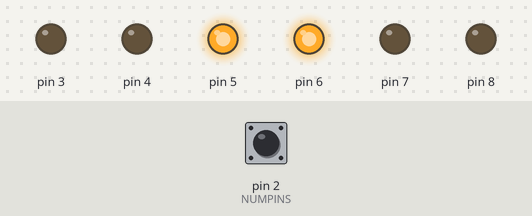
Recording of a sketch running on a simulated Arduino Uno, built with avr-gcc and run on an emulated ATmega328P. Shown: output pins drawn as LEDs (lit = HIGH). Inputs (shaded band) come from the test bench; at power-on: pin 2 (NUMPINS) LOW.

Above: at 1.2 s.
1.3 s: pin 2 (NUMPINS) driven HIGH
At 2.9 s:
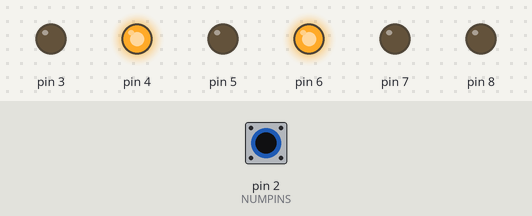
At 5.6 s:
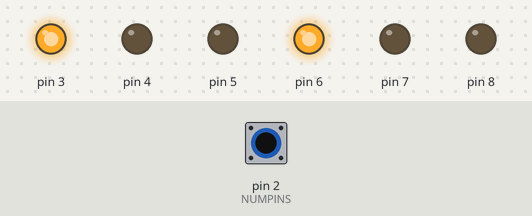
6.8 s: pin 2 (NUMPINS) pulsed LOW 2 times (0.12 s each, 0.3 s apart)
At 9.1 s:
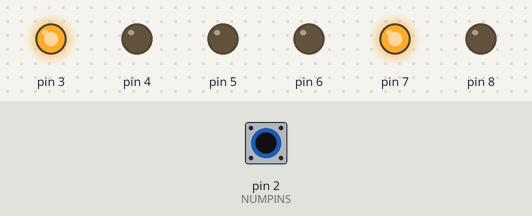
Timing chart, 0 to 13.4 s (numbered marks = the images above; inputs shaded):
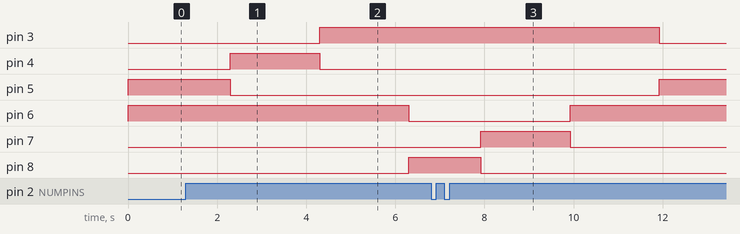

Measured:
- after the input at 1.3 s, pin 3: LOW → HIGH after 3.0 s; pin 4: LOW → HIGH after 1.0 s, → LOW 2.0 s later; pin 5: HIGH → LOW after 1.0 s; pin 6: HIGH → LOW after 5.0 s; pin 8: LOW → HIGH after 5.0 s
- after the input at 6.8 s, pin 3: HIGH → LOW after 5.1 s; pin 5: LOW → HIGH after 5.1 s; pin 6: LOW → HIGH after 3.1 s; pin 7: LOW → HIGH after 1.1 s, → LOW 2.0 s later; pin 8: HIGH → LOW after 1.1 s

The sketch:

AA1.ino
```cpp
#define NUMPINS 2
#define DELAY 9

// the current state of the output pin
int state[NUMPINS];
// the previous reading from the input pin
int previous[NUMPINS];
// the last time the output pin was toggled
// the follow variables are long's because the time, measured in miliseconds,
long time[NUMPINS];

int reading;// the current reading from the input pin

//Indicates which lane is true, or open and which is closed.
//No two lanes can be open!
bool Lanes[NUMPINS];

// will quickly become a bigger number than can be stored in an int.
long debounce = 200;   // the debounce time, increase if the output flickers

void setup() {


reading=0;

for(; reading<NUMPINS;reading+=1){
state[reading]=HIGH;
previous[reading]=LOW;
time[reading]=0;
Lanes[reading]=false;
}

pinMode(3,OUTPUT);
pinMode(4,OUTPUT);
pinMode(5,OUTPUT);
pinMode(6,OUTPUT);
pinMode(7,OUTPUT);
pinMode(8,OUTPUT);

digitalWrite(5,HIGH);
digitalWrite(6,HIGH);

//digitalWrite(8,HIGH);

}

void loop() {

Read(2,13);

}

//LightSwitch function, take your starting green
//And their starting red
//ex LightSwitch(5,6)
void LightSwitch(int start,int their){
if(start<5 || start>13 || their <3 || their>11){
  printf("\n error! wrong starting/their other position!");
  return;
}

delay(1000);

//Transition from green to red
int i=start;
for(;i>(start-3);i--){
digitalWrite(i,HIGH);
//else
//FadeIn(i);
if(i<=start-1)
delay(2000);
if(i!=start-2){
digitalWrite(i,LOW);
//delay(2000);
//FadeOut(i);
}

}

//Shut off their red light
digitalWrite(their,LOW);
//FadeOut(their);

//Go directly to green light
digitalWrite(their+2,HIGH);

}

//Arr of previous

int Read(int num,int to){

//ERROR!!!!!!!!!!!!!!!!!!!!!
if(num<=0 || num>13 ||to<=0 || to>13){
printf("\n Read error, bad num input");
return -1;
}
////////////////////////////

  //CHANGE 1
  reading = digitalRead(num);

  // if the input just went from LOW and HIGH and we've waited long enough
  // to ignore any noise on the circuit, toggle the output pin and remember
  // the time
  if (reading == HIGH && previous[num-1] == LOW && millis() - time[num-1] > debounce) {

     if (state[num-1] == HIGH){
      state[num-1] = LOW;
      LightSwitch(5,6);
     }
     else{
      state[num-1] = HIGH;
      LightSwitch(8,3);
     }
    time[num-1] = millis();
  }

  digitalWrite(to, state[num-1]);

  previous[num-1] = reading;

  return to;

}

void FadeIn(int To){
 if(To<2||To>13){
  printf("\n Error! To must be from 3 to 13");
  return;
 }

for(int a = 0; a < 256; ++a){
  analogWrite(To, a);
  delay(DELAY);
}

}

void FadeOut(int To){

if(To<2||To>13){
  printf("\n Error! To must be from 3 to 13");
  return;
}

for(int a = 255; a >=0; --a){
  analogWrite(To, a);
  delay(DELAY);
}

}
```
